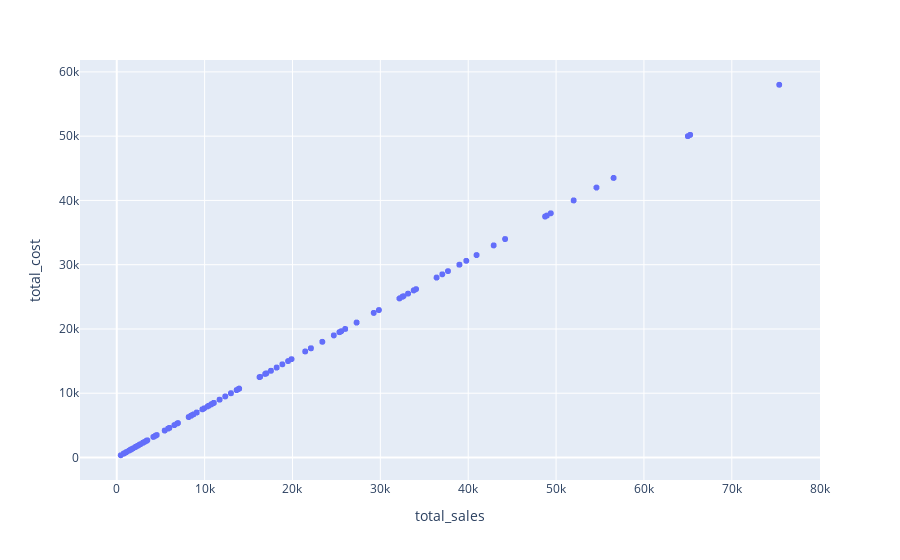

Here is the notebook cell this chart was saved with:
### Code cell
px.scatter(data , x= "total_sales", y= "total_cost" )

### Figure 1 — Plotly figure (JSON) as saved in the notebook; plotly's stock layout.template omitted (floating-point values rounded to 4 significant figures; data arrays with more than 128 entries replaced by an {"elided": "..."} marker saying what was removed)
{"data": [{"hovertemplate": "total_sales=%{x}<br>total_cost=%{y}<extra></extra>", "legendgroup": "", "marker": {"color": "#636efa", "symbol": "circle"}, "mode": "markers", "name": "", "showlegend": false, "type": "scattergl", "x": {"elided": "5095 int values"}, "xaxis": "x", "y": {"elided": "5095 int values"}, "yaxis": "y"}], "layout": {"legend": {"tracegroupgap": 0}, "margin": {"t": 60}, "xaxis": {"anchor": "y", "domain": [0, 1], "title": {"text": "total_sales"}}, "yaxis": {"anchor": "x", "domain": [0, 1], "title": {"text": "total_cost"}}}}
